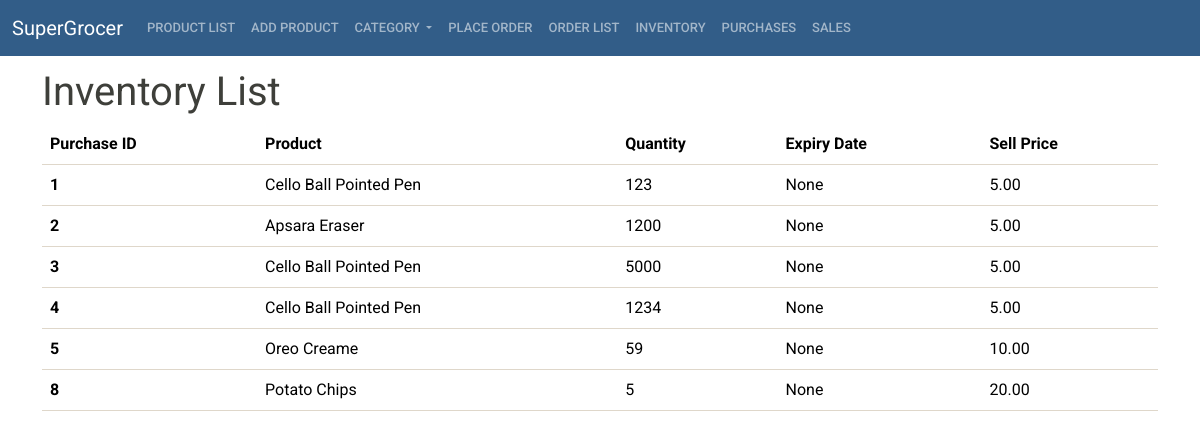
Page /store/inventory_list/ on the committed database.
### store/models.py (models this page shows, shortened)
class Inventory(models.Model):
    purchase_id = models.CharField(max_length=20)   #purchase ID
    product = models.ForeignKey(Product, on_delete=models.CASCADE)
    inv_qty = models.PositiveIntegerField()
    exp_date = models.DateField(null=True, blank=True)
    sell_price = models.DecimalField(max_digits=10, decimal_places=2)  # DecimalField for sell price

class Product(models.Model):
    prod_name = models.CharField(max_length=255)
    category = models.ForeignKey(Category, on_delete=models.CASCADE)
    subcategory = models.ForeignKey(SubCategory, on_delete=models.CASCADE)
    cost_price = models.DecimalField(max_digits=10, decimal_places=2)
    sell_price = models.DecimalField(max_digits=10, decimal_places=2)
    prod_desc = models.TextField()
    image = models.ImageField(null=True, blank=True)

### store/views.py (the view)
# urls.py: path('inventory_list/', views.inventory_list, name='inventory_list'),
def inventory_list(request):
  inventories = Inventory.objects.all()  # Fetch all inventory items
  context = {'inventories': inventories}
  return render(request, 'store/inventory_list.html', context)

### templates/store/inventory_list.html (shortened to what this page needs)
{% extends 'base/base.html' %}
{% block content %}
<h1>Inventory List</h1>
<table class="table table-hover">
  <thead>
    <tr>
      <th scope="col">Purchase ID</th>
      <th scope="col">Product</th>
      <th scope="col">Quantity</th>
      <th scope="col">Expiry Date</th>
      <th scope="col">Sell Price</th>
    </tr>
  </thead>
  <tbody>
    {% for inventory in inventories %}
    <tr>
      <th scope="row">{{ inventory.purchase_id }}</th>
      <td>{{ inventory.product.prod_name }}</td>
      <td>{{ inventory.inv_qty }}</td>
      <td>{{ inventory.exp_date }}</td>
      <td>{{ inventory.sell_price }}</td>
    </tr>
    {% endfor %}
  </tbody>
</table>
{% endblock %}

### rows in the picture
Inventory: purchase_id "1", product.prod_name "Cello Ball Pointed Pen", inv_qty "123", exp_date "None", sell_price "5.00"
Inventory: purchase_id "2", product.prod_name "Apsara Eraser", inv_qty "1200", exp_date "None", sell_price "5.00"
Inventory: purchase_id "3", product.prod_name "Cello Ball Pointed Pen", inv_qty "5000", exp_date "None", sell_price "5.00"
Inventory: purchase_id "4", product.prod_name "Cello Ball Pointed Pen", inv_qty "1234", exp_date "None", sell_price "5.00"
Inventory: purchase_id "5", product.prod_name "Oreo Creame", inv_qty "59", exp_date "None", sell_price "10.00"
Inventory: purchase_id "8", product.prod_name "Potato Chips", inv_qty "5", exp_date "None", sell_price "20.00"
